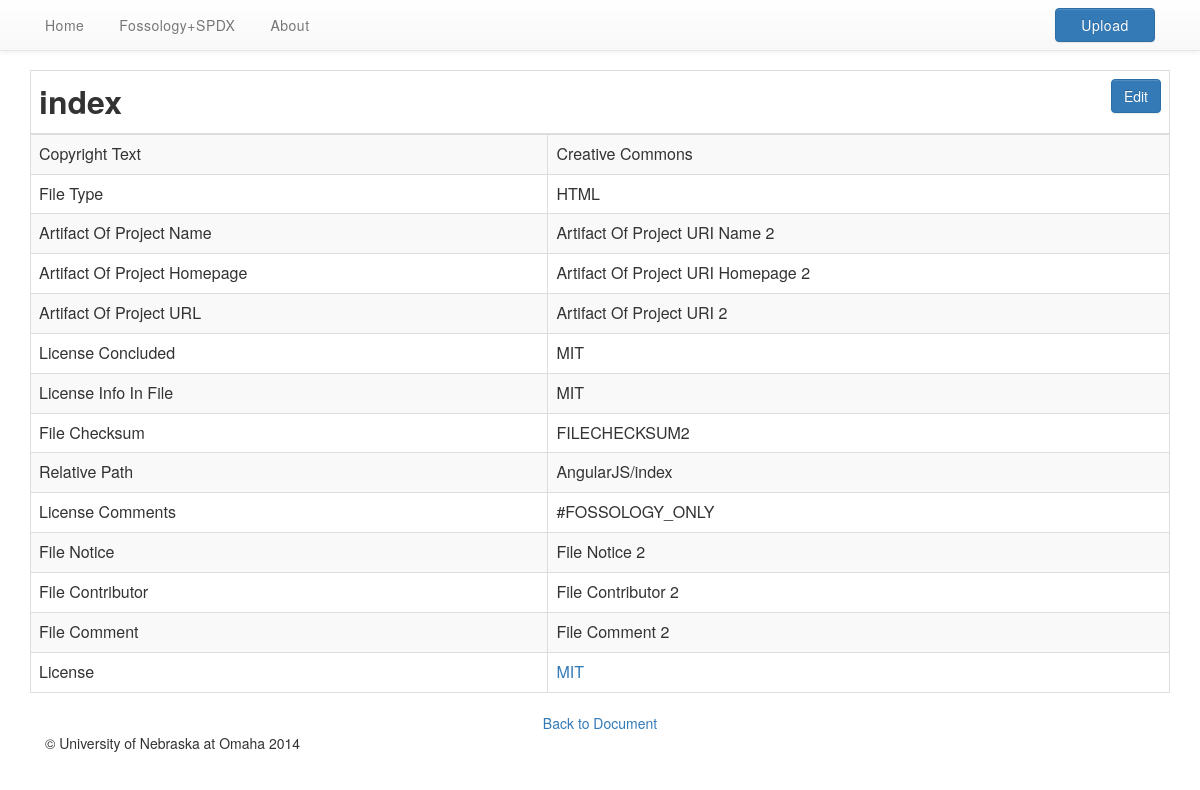
Page /file.php?file_id=1002&doc_id=1001 on the committed database.
### tables this page shows
CREATE TABLE IF NOT EXISTS `spdx_file_info` (
  `file_info_pk` int(11) AUTO_INCREMENT,
  `fspdx_id` text NOT NULL,
  `filename` text,
  `filetype` text,
  `checksum` text,
  `license_concluded` text NOT NULL,
  `license_info_in_file` text,
  `license_comment` text,
  `file_copyright_text` text,
  `artifact_of_project` text,
  `artifact_of_homepage` text,
  `artifact_of_url` text,
  `file_comment` text,
  `file_notice` text,
  `file_contributor` text,
  `relative_path` text,
  `package_info_fk` int(11) NOT NULL,
  `spdx_fk` int(11) NOT NULL,
  PRIMARY KEY (`file_info_pk`,`package_info_fk`,`spdx_fk`)
);

CREATE TABLE IF NOT EXISTS `spdx_license_list_insert` (
  `license_list_pk` int(30) AUTO_INCREMENT,
  `license_identifier` varchar(50) NOT NULL,
  `license_fullname` varchar(100) NOT NULL,
  `license_matchname_1` varchar(30) NOT NULL,
  `license_matchname_2` varchar(30) NOT NULL,
  `license_matchname_3` varchar(30) NOT NULL,
  `osi_approved` tinyint(1) DEFAULT NULL,
  PRIMARY KEY (`license_list_pk`)
);

### src/function/Data_Source.php (called while the page is built, shortened)
<?php
    $host        = "localhost";
    $username    = "root";
    $password    = "";
    $db_name     = "SPDX";
?>

### src/file.php (the view, shortened to what this page needs)
<SPDX-License-Identifier: Apache-2.0>
<?php
    include("function/_header.php");
    include("function/package_files.php");
    $fileId = $_GET['file_id'];
    $spdxDocId = $_GET['doc_id'];
    $file = mysql_fetch_assoc(getPackageFile($fileId, $spdxDocId));
?>
<div class="container">
    <form id="spdx_form" action="file.php?file_id=<?php echo $fileId; ?>&doc_id=<?php echo $spdxDocId;?>" method="post">
        <table id="tblMain" class="table table-bordered table-striped table-doc">
            <thead>
                <tr>
                    <th colspan=2>
	                    <?php echo $file["filename"]; ?>
	                    <div style="display:inline-block;float:right;">
	                        <button id="edit_doc"     type="button"  class="btn btn-primary view"/>Edit</button>
	                    </div>
                    </th>
                </tr>
            </thead>
            <tbody>
                <tr>
                    <td title="Information about copyright.">Copyright Text</td>
                    <td class="view"><?php echo $file["file_copyright_text"]; ?></td>
                </tr>
                <tr>
                    <td title="Type of this file.">File Type</td>
                    <td class="view"><?php echo $file["filetype"]; ?></td>
                </tr>
                <tr>
                    <td title="Project the file has been derived from.">Artifact Of Project Name</td>
                    <td class="view"><?php echo $file["artifact_of_project"]; ?></td>
                </tr>
                <tr>
                    <td title="Location of project from which this file has been derived.">Artifact Of Project Homepage</td>
                    <td class="view"><?php echo $file["artifact_of_homepage"]; ?></td>
                </tr>
                <tr>
                    <td title="Link to the project from which this file was derived.">Artifact Of Project URL</td>
                    <td class="view"><?php echo $file["artifact_of_url"]; ?></td>
                </tr>
                <tr>
                    <td title="License governing this file.">License Concluded</td>
                    <td class="view"><?php echo $file["license_concluded"]; ?></td>
                </tr>
                <tr>
                    <td title="Any text found in this file pertaining to the license.">License Info In File</td>
                    <td class="view"><?php echo $file["license_info_in_file"]; ?></td>
                </tr>
                <tr>
                    <td title="Unique identifier of this file.">File Checksum</td>
                    <td><?php echo $file["checksum"]; ?></td>
                </tr>
                <tr>
                    <td title="Path to this file relative to the root of the package file.">Relative Path</td>
                    <td><?php echo $file["relative_path"]; ?></td>
                </tr>
                <tr>
                    <td title="Any relevant additional license information for this file.">License Comments</td>
                    <td class="view"><?php echo $file["license_comment"]; ?></td>
                </tr>
                <tr>
                    <td title="Any legal notices found in this file.">File Notice</td>
                    <td class="view"><?php echo $file["file_notice"]; ?></td>
                </tr>
                <tr>
                    <td title="Anyone who has contributed to this file.">File Contributor</td>
                    <td class="view"><?php echo $file["file_contributor"]; ?></td>
                </tr>
                <tr>
                    <td title="General comments about this file">File Comment</td>
                    <td class="view"><?php echo $file["file_comment"]; ?></td>
                </tr>
                <tr>
                    <td title="License of this file.">License</td>
                    <td><a href="license.php?license_id=<?php echo $file['license_identifier'];?>&doc_id=<?php echo $spdxDocId; ?>"><?php echo $file["license_identifier"]; ?></a></td>
                </tr>
            </tbody>
        </table>
    </form>
    <div align="center">
    	<a href="spdx_doc.php?doc_id=<?php echo $spdxDocId; ?>">Back to Document</a>
    </div>
</div>
<?php
    include("function/_footer.php");
?>

### src/css/dashboard.css (style rules this page uses)
table.table-doc th { font-size: 2em; }

### rows in the picture
spdx_file_info: filename "index", file_copyright_text "Creative Commons", filetype "HTML", artifact_of_project "Artifact Of Project URI Name 2", artifact_of_homepage "Artifact Of Project URI Homepage 2", artifact_of_url "Artifact Of Project URI 2", license_concluded "MIT", license_info_in_file "MIT", checksum "FILECHECKSUM2", relative_path "AngularJS/index", license_comment "#FOSSOLOGY_ONLY", file_notice "File Notice 2", file_contributor "File Contributor 2", file_comment "File Comment 2", spdx_license_list_insert.license_identifier "MIT"
